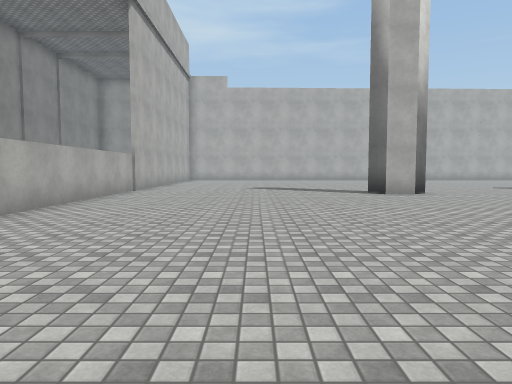
[1] (above)

24 first-person views from a walk through a 3-D level made in the Unity game engine. The camera is 1.3 m above the floor, tilts 4° down and sees 70° across. The floor is counted in squares, 2 m on a side. Each view is taken from the middle of a square. On the plan, view 1 faces up. The plan holds only what a view shows up to about 11 squares ahead; the rest is blank. The place goes on beyond the plan. The player is left out. Surface patterns are stand-ins for the level's own textures.

[2]
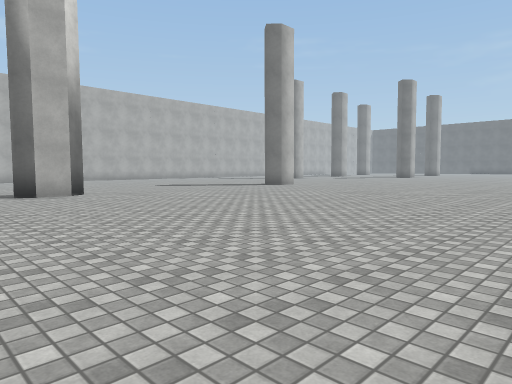

[3]
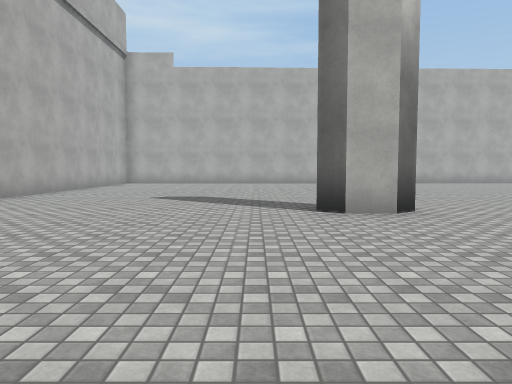

[4]
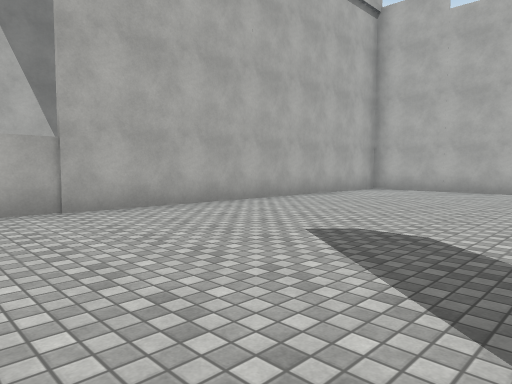

[5]
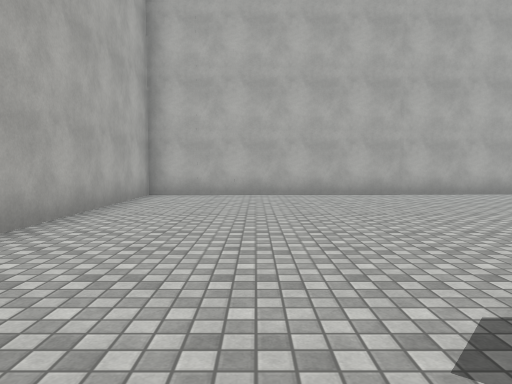

[6]
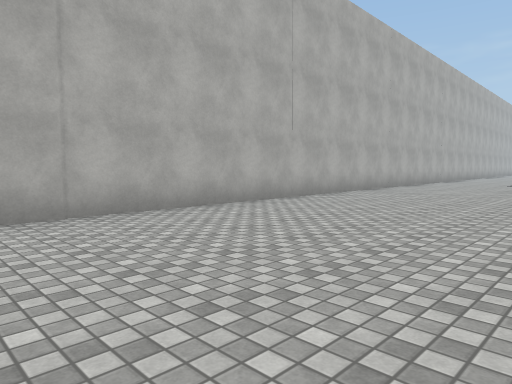

[7]
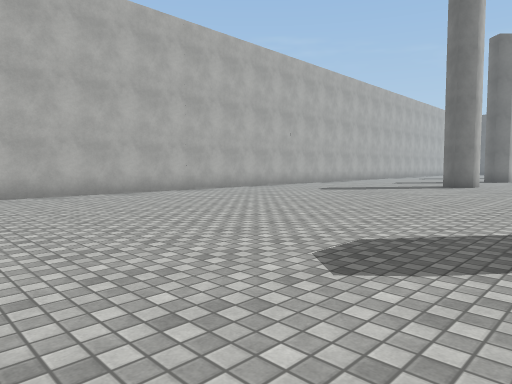

[8]
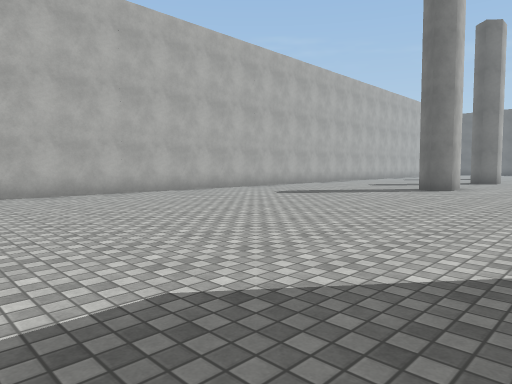

[9]
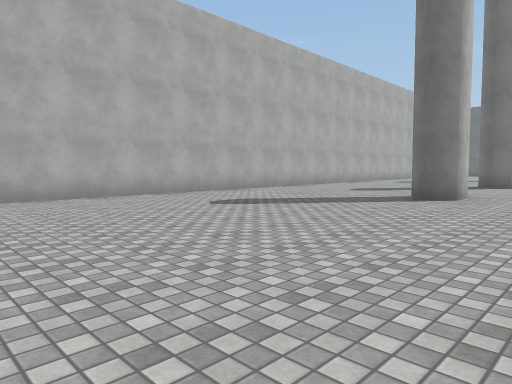

[10]
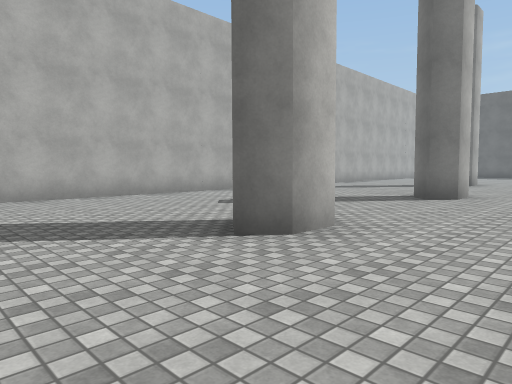

[11]
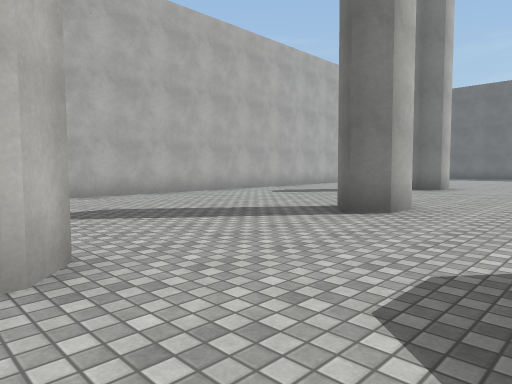

[12]
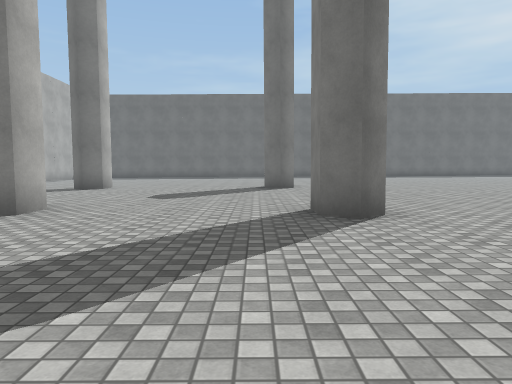

[13]
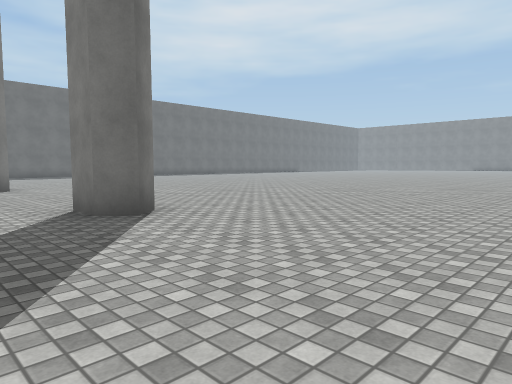

[14]
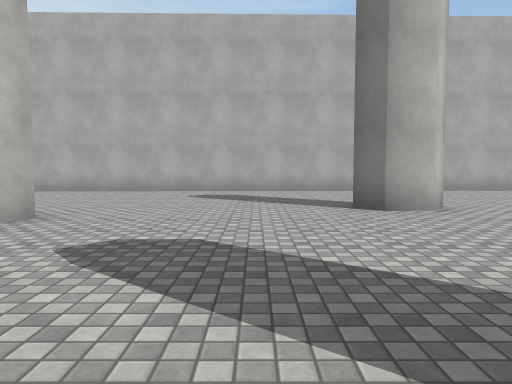

[15]
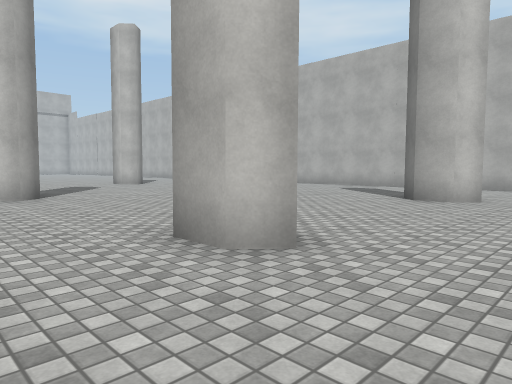

[16]
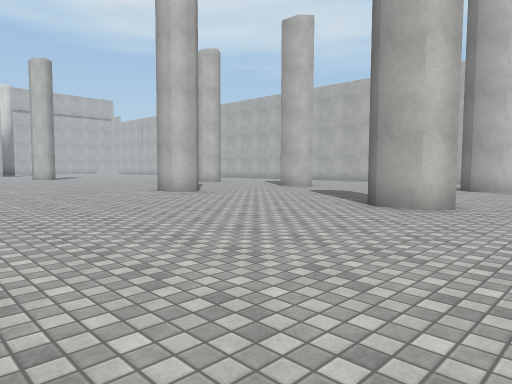

[17]
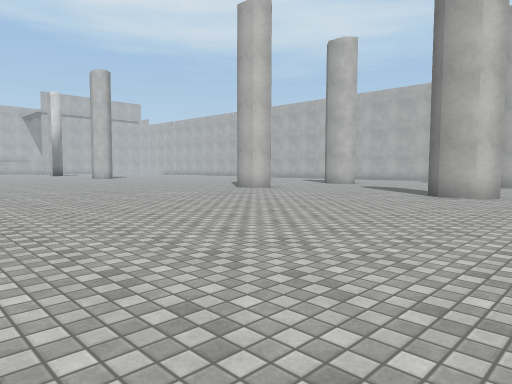

[18]
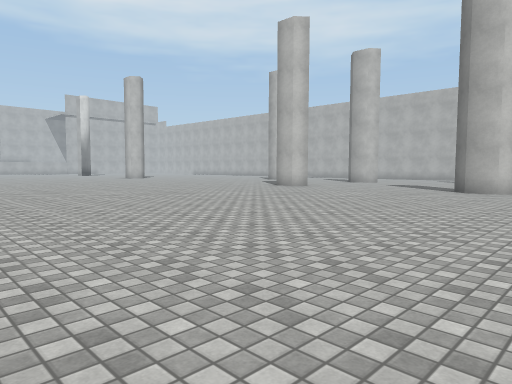

[19]
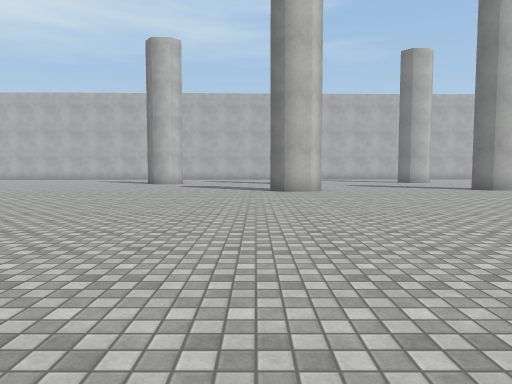

[20]
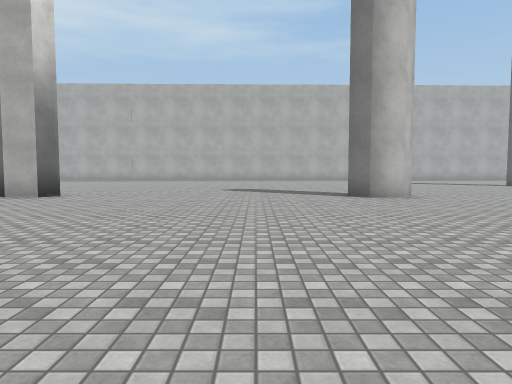

[21]
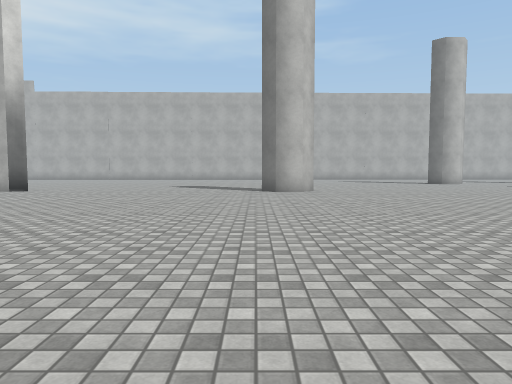

[22]
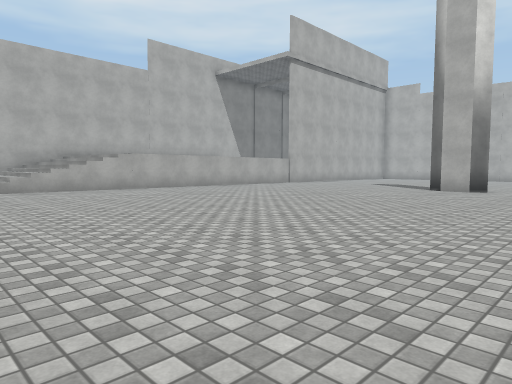

[23]
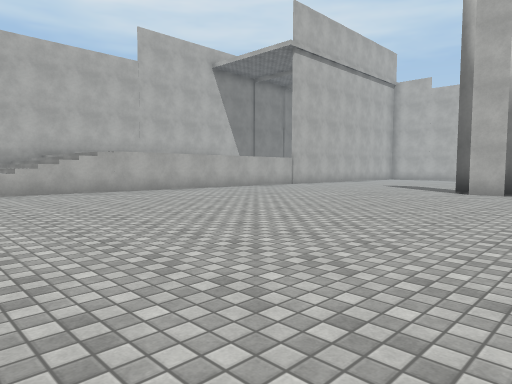

[24]
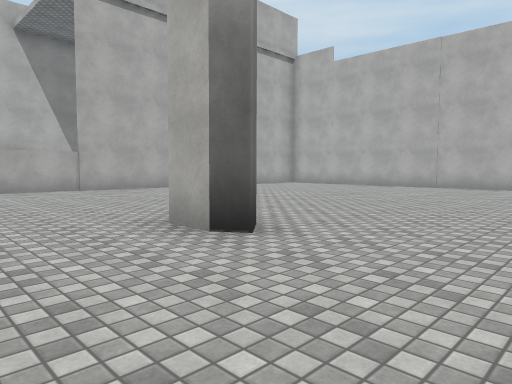

### Floor plan
Points are (right, up) in squares from view 1. A wall is a line through its corners. A room is listed if a view was taken in it or the views show most of it. See-through windows are left out.
Room 1 (views 1, 2, 3, 4, 5, 6, 7, 8, 9, 10, 11, 12, 13, 14, 15, 16, 17, 18, 19, 20, 21, 22, 23, 24)
walls: (12.7, 9.7) (12.3, 9.2) (11.6, 9.2) (11.1, 9.7); (4, 10) (4.4, 9.5) (4.1, 9.3) (3.3, 9.3) (2.9, 9.6); (19.9, 14.7) (19.5, 14.3) (18.8, 14.2) (18.4, 14.7) (18.8, 15.2); (23.4, 9.7) (23.8, 10.2) (24.6, 10.2) (24.9, 9.7) (24.6, 9.3) (23.8, 9.3) (23.4, 9.7); (25.2, 14.8) (24.8, 14.3) (24, 14.3) (23.6, 14.7) (24, 15.2); (31.2, 10.4) (30.8, 9.9) (30, 9.9) (29.7, 10.3) (30, 10.7); (31.2, 16.1) (30.7, 15.6) (30, 15.6) (29.6, 16) (30, 16.5); (30.9, 20.7) (-3.6, 19.9) (-3.5, 10.7)

Where each view was taken, in squares from view 1:
view 1: 0 up, 0 right, facing up
view 2: 0 up, 1 right, facing up-right
view 3: 4 up, 2 right, facing up
view 4: 9 up, 2 right, facing up-left
view 5: 11 up, 1 left, facing up
view 6: 15 up, 1 right, facing up-right
view 7: 11 up, 6 right, facing up-right
view 8: 11 up, 8 right, facing up-right
view 9: 12 up, 11 right, facing up-right
view 10: 12 up, 16 right, facing up-right
view 11: 12 up, 19 right, facing up-right
view 12: 11 up, 19 right, facing right
view 13: 12 up, 19 right, facing down-right
view 14: 10 up, 28 right, facing up
view 15: 8 up, 33 right, facing up-left
view 16: 4 up, 33 right, facing up-left
view 17: 1 up, 33 right, facing up-left
view 18: 1 down, 33 right, facing up-left
view 19: 1 down, 23 right, facing up
view 20: 1 up, 9 right, facing up
view 21: 1 down, 11 right, facing up
view 22: 2 down, 7 right, facing up-left
view 23: 1 down, 6 right, facing up-left
view 24: 7 up, 7 right, facing up-left
